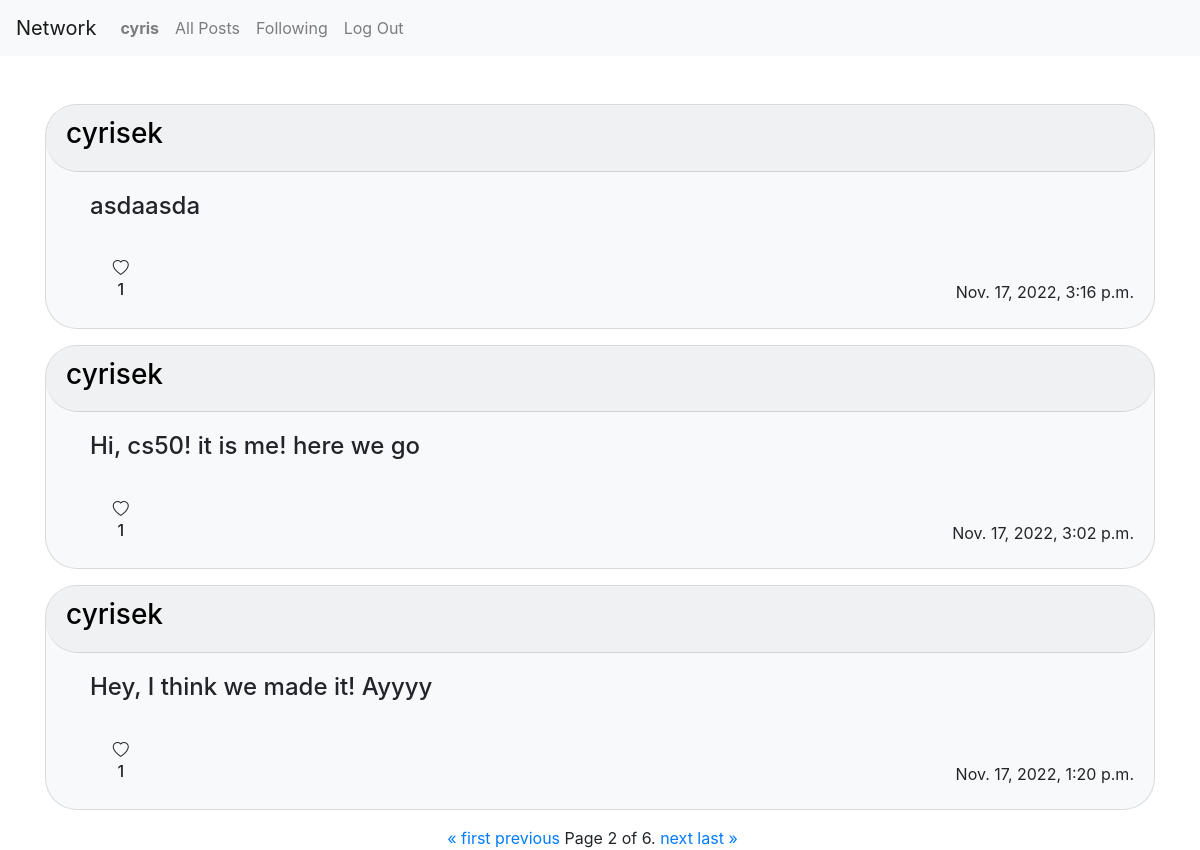
Page /following?page=2 (signed in) on the committed database.
### network/models.py (models this page shows, shortened)
class User(AbstractUser):
    pass

class Post(models.Model):
    user = models.ForeignKey(User, on_delete=models.CASCADE)
    body = models.TextField(blank=True)
    timestamp = models.DateTimeField(auto_now_add=True)
    likes = models.ManyToManyField(
        User, default=None, related_name="liked_posts")

### network/views.py (the view)
# urls.py: path("following", views.following, name="following"),
@ login_required
def following(request):
    user = request.user
    profiles = Profile.objects.filter(followers=user)
    liked_posts = user.liked_posts.all()
    posts = []
    for profile in profiles:
        user_post = Post.objects.filter(
            user_id=profile.user_id).order_by('-timestamp')
        for post in user_post:
            posts.append(post)
    paginator = Paginator(posts, 3)
    page_number = request.GET.get('page')
    page_obj = paginator.get_page(page_number)
    return render(request, "network/following.html", {
        "page_obj": page_obj,
        "liked_posts": liked_posts,
    })

### network/templates/network/following.html (shortened to what this page needs)
{% extends "network/layout.html" %}
{% block body %}
{% if user.is_authenticated %}
<div id="view_post" class="container justify-content-center mt-5">
    {% for post in page_obj %}
    <div class="card bg-light mb-3 d-flex justify-content-center">
        <div class="card-header">
            <a style="color: black;" href="{% url 'profile' id=post.user %}">
                <h3 id="username">{{post.user}}</h3>
            </a>
        </div>
        <div class="card-body">
            <div class="row ml-4">
                <h4 id="body" class="card-title">{{post.body}}</h4>
            </div>
            <div class="row d-flex justify-content-between">
                {% if request.user.is_authenticated %}
                <div id="button-{{post.id}}" class="col-1 ml-4 mt-4 text-center">
                    {% if post in liked_posts %}
                    <i class="bi bi-heart-fill" id="{{post.id}}"></i>
                    {% else %}
                    <i class="bi bi-heart" id="{{post.id}}"></i>
                    {% endif %}
                    <h6 id="likes-{{post.id}}">{{post.likes.count}}</h6>
                </div>
                {% endif %}
                <div class="col-7 d-flex justify-content-end mt-5">
                    <p class="card-text">{{post.timestamp}}</p>
                </div>
            </div>
        </div>
    </div>
    {% endfor %}
</div>
<div class="pagination container justify-content-center">
    <span class="step-links">
        {% if page_obj.has_previous %}
        <a href="?page=1">&laquo; first</a>
        <a href="?page={{ page_obj.previous_page_number }}">previous</a>
        {% endif %}
        <span class="current">
            Page {{ page_obj.number }} of {{ page_obj.paginator.num_pages }}.
        </span>
        {% if page_obj.has_next %}
        <a href="?page={{ page_obj.next_page_number }}">next</a>
        <a href="?page={{ page_obj.paginator.num_pages }}">last &raquo;</a>
        {% endif %}
    </span>
</div>
{% endif%}
{% endblock %}

### network/templates/network/layout.html (shortened to what this page needs)
{% load static %}
<!DOCTYPE html>
<html lang="en">
<head>
    <link rel="stylesheet" href="https://stackpath.bootstrapcdn.com/bootstrap/4.4.1/css/bootstrap.min.css"
>
    <link href="{% static 'network/styles.css' %}" rel="stylesheet">
    <link rel="stylesheet" href="https://cdn.jsdelivr.net/npm/bootstrap-icons@1.9.1/font/bootstrap-icons.css"
>
    <link rel="stylesheet"
        href="https://cdn.jsdelivr.net/npm/@fortawesome/fontawesome-free@6.2.0/css/fontawesome.min.css"
>
</head>
<body>
    <nav class="navbar navbar-expand-lg navbar-light bg-light">
        <a class="navbar-brand" href="#">Network</a>
        <div>
            <ul class="navbar-nav mr-auto">
                {% if user.is_authenticated %}
                <li class="nav-item">
                    <a class="nav-link"
                        href="{% url 'profile' id=user.username %}"><strong>{{request.user.username}}</strong></a>
                </li>
                {% endif %}
                <li class="nav-item">
                    <a class="nav-link" id="inbox" href="{% url 'index' %}">All Posts</a>
                </li>
                {% if user.is_authenticated %}
                <li class="nav-item">
                    <a class="nav-link" id="following" href="{% url 'following' %}">Following</a>
                </li>
                <li class="nav-item">
                    <a class="nav-link" href="{% url 'logout' %}">Log Out</a>
                </li>
                {% endif %}
            </ul>
        </div>
    </nav>
    <div class="body">
        {% block body %}
        {% endblock %}
    </div>
</body>
</html>

### network/static/network/styles.css (style rules this page uses)
* { padding: 0px; margin: 0px; }
body { height: 100vh; }
.card { border-radius: 2rem; }
.card-header { border-radius: inherit !important; }

### rows in the picture
User: user.username "cyris"
Post: user "cyrisek", body "asdaasda", likes.count "1", timestamp "Nov. 17, 2022, 3:16 p.m."
Post: user "cyrisek", body "Hi, cs50! it is me! here we go", likes.count "1", timestamp "Nov. 17, 2022, 3:02 p.m."
Post: user "cyrisek", body "Hey, I think we made it! Ayyyy", likes.count "1", timestamp "Nov. 17, 2022, 1:20 p.m."

### other values in the picture
{{ page_obj.number }} "2"
{{ page_obj.paginator.num_pages }} "6"
